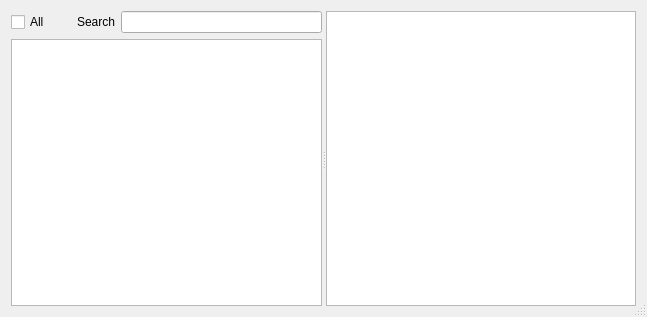
<?xml version="1.0" encoding="UTF-8"?>
<ui version="4.0">
 <class>DlgFL</class>
 <widget class="QDialog" name="DlgFL">
  <property name="windowModality">
   <enum>Qt::NonModal</enum>
  </property>
  <property name="geometry">
   <rect>
    <x>0</x>
    <y>0</y>
    <width>647</width>
    <height>317</height>
   </rect>
  </property>
  <property name="windowTitle">
   <string>Song List</string>
  </property>
  <property name="sizeGripEnabled">
   <bool>true</bool>
  </property>
  <property name="modal">
   <bool>false</bool>
  </property>
  <layout class="QVBoxLayout" name="layFL">
   <item>
    <widget class="QSplitter" name="spl">
     <property name="orientation">
      <enum>Qt::Horizontal</enum>
     </property>
     <widget class="QWidget" name="layoutWidget">
      <layout class="QVBoxLayout" name="vl1">
       <item>
        <layout class="QHBoxLayout" name="hl">
         <item>
          <widget class="QCheckBox" name="all">
           <property name="minimumSize">
            <size>
             <width>60</width>
             <height>0</height>
            </size>
           </property>
           <property name="text">
            <string>All</string>
           </property>
          </widget>
         </item>
         <item>
          <widget class="QLabel" name="lSrch">
           <property name="text">
            <string>Search</string>
           </property>
          </widget>
         </item>
         <item>
          <widget class="QLineEdit" name="srch"/>
         </item>
        </layout>
       </item>
       <item>
        <widget class="QTableWidget" name="fLst"/>
       </item>
      </layout>
     </widget>
     <widget class="QWidget" name="layoutWidget">
      <layout class="QVBoxLayout" name="vl2">
       <item>
        <widget class="QTextEdit" name="etc">
         <property name="font">
          <font>
           <family>Noto Mono</family>
          </font>
         </property>
        </widget>
       </item>
      </layout>
     </widget>
    </widget>
   </item>
  </layout>
 </widget>
 <resources/>
 <connections/>
</ui>
